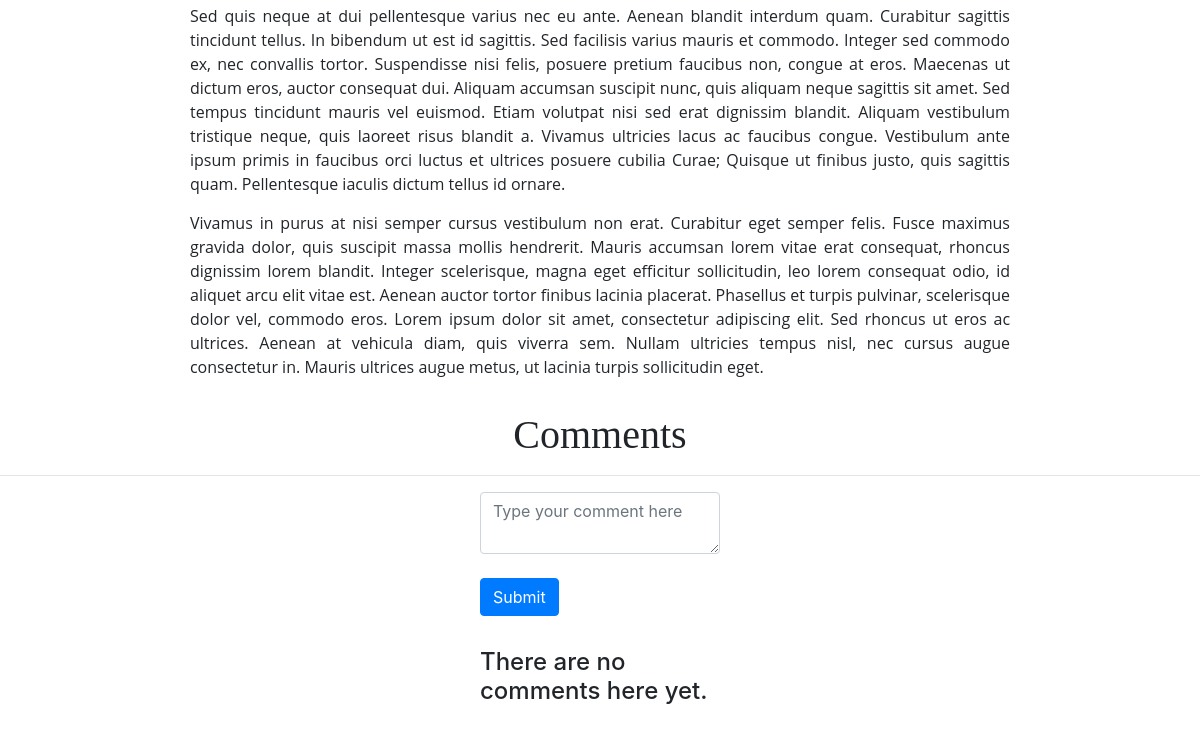
The page /home/prog/5/ (signed in, lower part) on the database as committed earlier.
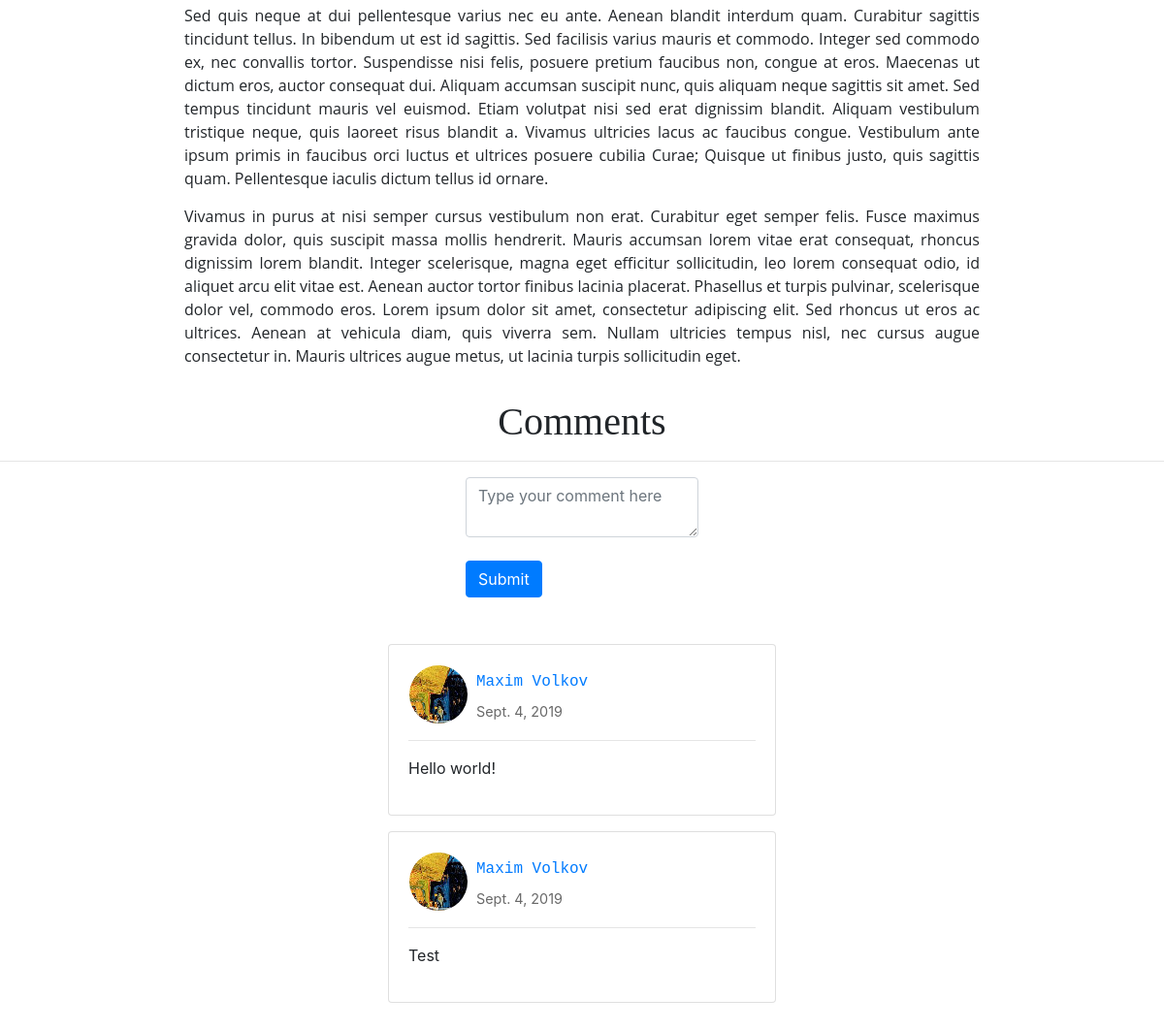
The same page on the database as committed later.
### blog/models.py (models this page shows, shortened)
class Article(models.Model):
    categories = [
        ('prog', 'Programming'),
        ('robo', 'Robotics'),
        ('math', 'Mathematics'),
        ('cs', 'Computer Science'),
        ('bc', 'Blockchain'),
        ('iot', 'Internet Of Things'),
        ('ml', 'Machine Learning'),
        ('hard', 'Hardware'),
        ('do', 'DevOps')
    ]
    title = models.CharField(max_length=256)
    annotation = models.TextField(max_length=150, default='Lorem ipsum')
    logo = models.ImageField(upload_to=get_logo_path, null=True)
    logo_preview = models.ImageField(upload_to=get_logo_preview_path, null=True)
    category = models.CharField(max_length=4, choices=categories)
    author = models.ForeignKey(get_user_model(), on_delete=models.CASCADE)
    date_created = models.DateField(auto_now_add=True)
    date_modified = models.DateField(auto_now=True)
    body = HTMLField('Content')

class Comment(models.Model):
    author = models.ForeignKey(get_user_model(), on_delete=models.CASCADE)
    date_created = models.DateField(auto_now_add=True)
    body = models.TextField()
    article = models.ForeignKey(Article, on_delete=models.CASCADE)

### users/models.py (models this page shows, shortened)
class CustomUser(AbstractUser):
    description = models.CharField(max_length=256)
    avatar = models.ImageField(upload_to=get_avatar_path, default='avatars/default.png', blank=True)
    avatar_preview = models.ImageField(upload_to=get_avatar_preview_path, null=True)

### blog/views.py (the view)
# urls.py: path('<str:category>/<pk>/', views.article),
@login_required
def article(request, category, pk):
    article = Article.objects.get(pk=pk)
    comments = Comment.objects.filter(article=article).order_by('date_created')
    context = {
        'article': article,
        'comments': comments
    }
    return render(request, 'blog/article.html', context)

### users/forms.py
class LoginForm(AuthenticationForm):
    username = forms.CharField(widget=forms.TextInput(attrs={'class': 'form-control'}), max_length=50)
    password = forms.CharField(widget=forms.PasswordInput(attrs={'class': 'form-control'}), max_length=50)

### users/context_processors.py (called while the page is built)
def add_login_form(request):
    return {
        'login_form': LoginForm(),
    }

### blog/templates/blog/article.html (shortened to what this page needs)
{% extends "blog/base.html" %}
{% block content %}
    <div class="container" style="padding-top: 4em; padding-left: 10em; padding-right: 10em;">
        {{ article.body | safe }}
    </div>
    <div style="margin-top: 2em; margin-bottom: 4em;">
        <div class="mx-auto" style="text-align: center;">
            <h1 style="font-family: verdana;">Comments</h1>
            <hr>
        </div>
        <div class="mx-auto" style="width: 15em; text-align: left;">
            <form method="post" action="leave_comment">
                <textarea name="body" class="form-control" placeholder="Type your comment here" required></textarea><br>
                <button class="btn btn-primary" type="submit">Submit</button>
            </form>
        </div>
        <div class="mx-auto" style="padding-top: 2em;">
            {% for comment in comments %}
                <div class="card mx-auto my-3" style="width: 25em; text-align: left;">
                    <div class="card-body">
                        <div class="card-title">
                            <a id="author" href="/user/{{ comment.author.username }}">
                                <table>
                                    <tr>
                                        <td rowspan="2">
                                            <img class="rounded-circle" src="{{ comment.author.avatar_preview.url }}" alt="Author avatar">
                                        </td>
                                        <td style="padding-left: 0.5em;">
                                            <span style="font-family: courier;">{{ comment.author.first_name }} {{ comment.author.last_name }}</span>
                                        </td>
                                    </tr>
                                    <tr>
                                        <td style="padding-left: 0.5em;">
                                            <span style="font-size: 90%; color: dimgrey;">{{ comment.date_created }}</span>
                                        </td>
                                    </tr>
                                </table>
                                <hr>
                            </a>
                        </div>
                        <div class="card-text">
                            <p>{{ comment.body }}</p>
                        </div>
                    </div>
                </div>
            {% empty %}
                <div class="mx-auto" style="width: 15em;"><h4>There are no comments here yet.</h4></div>
            {% endfor %}
        </div>
    </div>
{% endblock %}

### blog/templates/blog/base.html (shortened to what this page needs)
<!DOCTYPE html>
<html lang="en">
<head>
    <link rel="stylesheet" href="https://maxcdn.bootstrapcdn.com/bootstrap/4.3.1/css/bootstrap.min.css">
</head>
<body>
    {% block content %}{% endblock %}
</body>
</html>

Rows that differ between the two databases and show on the page:
added Comment: author.avatar_preview (picture), author.first_name "Maxim", author.last_name "Volkov", date_created "Sept. 4, 2019", body "Hello world!"
added Comment: author.avatar_preview (picture), author.first_name "Maxim", author.last_name "Volkov", date_created "Sept. 4, 2019", body "Test"
Other text that changed with them:
text no longer shown: "There are no comments here yet."
